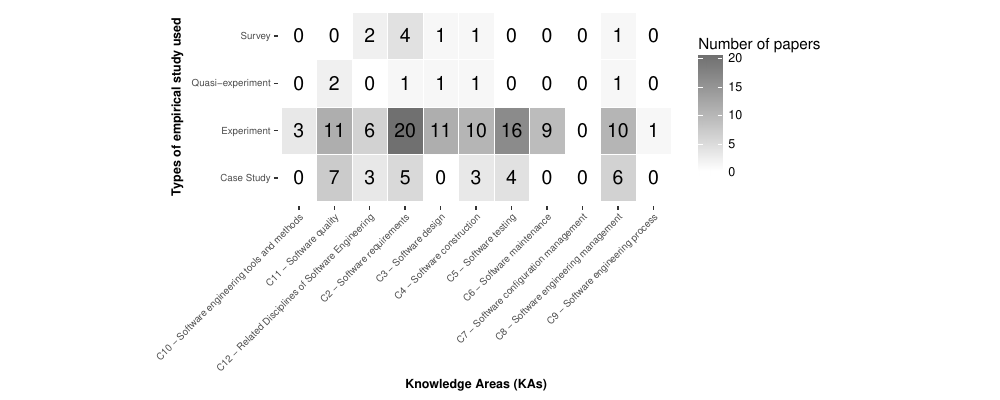

Generate this figure with R:
#!/usr/bin/env Rscript

library(ggplot2)
library(gridExtra)
library(ggthemes)

#script.dir <- dirname(sys.frame(1)$ofile)
#setwd(script.dir);
#------------- Read data ----------

data = read.csv("./heatmap.csv", header = TRUE,sep=';')

map_facets<-c(
  "SU"="Survey",
  "C11"="C11 - Software quality",
  "C10"="C10 - Software engineering tools and methods",
  "C12"="C12 - Related Disciplines of Software Engineering",
  "C2"="C2 - Software requirements",
  "CS"="Case Study",
  "C3"="C3 - Software design",
  "C4"="C4 - Software construction",
  "C5"="C5 - Software testing",
  "EX"="Experiment",
  "C6"="C6 - Software maintenance",
  "QE"="Quasi-experiment",
  "C7"="C7 - Software configuration management",
  "C8"="C8 - Software engineering management",
  "C9"="C9 - Software engineering process"
)

#Order like in the rest of sections
#data$FacetA <- factor(data$FacetA, levels = c("C2","C3","C4","C5","C6","C7","C8","C9","C10","C11","C12"))
#data$FacetB <- factor(data$FacetB, levels = c("SU","QE","EX","CS"))

plot<-ggplot(data, aes(x=faceta, y=facetb)) + 
  geom_tile(aes(fill = papers),colour = "white") + 
  geom_text(aes(label = papers),size=5) +
  scale_fill_gradient(high="#707070", low="white",name = "Number of papers") +
  ylab("Types of empirical study used") + 
  xlab("Knowledge Areas (KAs)")+ 
  theme(legend.position="right") +
  scale_x_discrete(labels=map_facets)+
  scale_y_discrete(labels=map_facets)+
  theme(axis.text=element_text(size=7), axis.title=element_text(size=9,face="bold"))+
  theme(panel.grid.major = element_blank(),
        panel.grid.minor = element_blank(), 
        panel.background = element_blank())+ theme(aspect.ratio=0.5)+
  theme(axis.text.x=element_text(angle=45,hjust=1)) 

#------------- Write to pdf ----------

ggsave("./heatmap.pdf", plot, width = 10, height = 4)